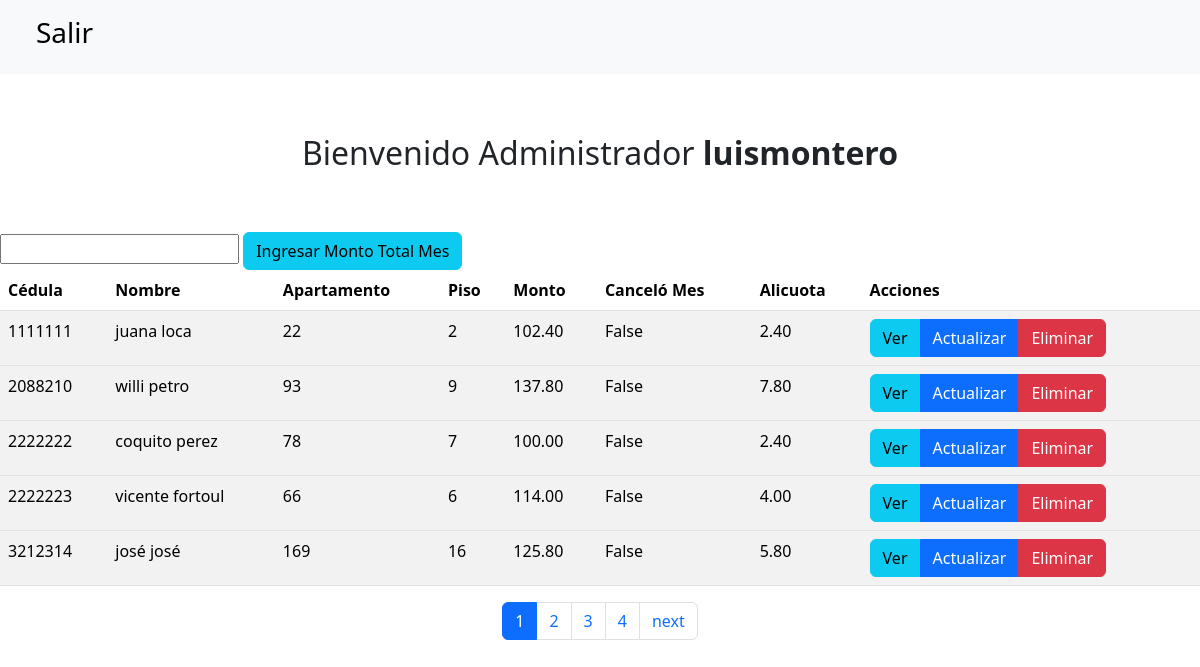
The app's page /muestra/ (signed in) with its own data.
### pago_condominio/models.py (models this page shows, shortened)
class User(AbstractUser):
    cedula = models.CharField(max_length=12)
    nombre = models.CharField(max_length=120,)
    apellido = models.CharField(max_length=120)
    email = models.EmailField(max_length=150, unique=True)
    username = models.CharField(max_length=150, unique=True)
    usuario_activo = models.BooleanField(default = True)
    usuario_administrador = models.BooleanField(default = False)
    USERNAME_FIELD = 'username'
    REQUIRED_FIELD = ['email', 'nombre', 'apellido']

class Propietario(models.Model):
    cedula = models.IntegerField(default=0, unique=True)
    nombre = models.CharField(max_length=150)
    apartamento = models.IntegerField(default=0)
    piso = models.IntegerField(default=0)
    monto = models.DecimalField(default=0, max_digits=6, decimal_places=2)
    cancelar = models.BooleanField( default=False)
    alicuota = models.DecimalField(default=0, max_digits=4, decimal_places=2)

### pago_condominio/views.py (the view)
# urls.py: path('muestra/', views.PropietarioLista, name='muestra'),
@login_required
def  PropietarioLista(request):
    model = Propietario
    propietarios =  Propietario.objects.order_by('cedula')
    cantidad =Propietario.objects.count()
    print(cantidad)
    page_number = request.GET.get('page')
    paginator = Paginator(propietarios, 5)
    print(page_number)
    try:
       page_obj = paginator.page(page_number)
    except PageNotAnInteger:
        page_obj = paginator.page(1)
    except EmptyPage:
        page_obj = paginator.page(paginator.num_pages)
    contexto = {
          'propietarios' : propietarios,
          'page_obj': page_obj,
          'cantidad': cantidad,
    }
    return render(request, 'propietarios/muestra.html', contexto)

### pago_condominio/templates/propietarios/muestra.html (shortened to what this page needs)
<!DOCTYPE html>
<html>
    <head>
        <link rel="stylesheet" href="">
        {% load bootstrap5 %}
        {% bootstrap_css %}
        {% load static %}
    </head>
    <body>
    <nav class="navbar navbar-expand-lg bg-light">
      <div class="container-fluid">
        <div class="collapse navbar-collapse" id="navbarSupportedContent">
          <ul class="navbar-nav me-auto mb-2 mb-lg-0">
            <li class="nav-item">
              <a class="nav-link active" aria-current="page" href="{% url 'logout' %}"><h3>Salir</h3></a>
            </li>
          </ul>
        </div>
      </div>
    </nav>
    {% if user.is_authenticated %}
      <div class = "titulo"><h2>Bienvenido Administrador<strong>  {{user.username}} </strong></h2></div>
        <form action = 'saldos' method = 'POST'>
            <input type = 'number' name = 'saldos' >
            <td><input type = 'submit' name = 'enviar' value = 'Ingresar Monto Total Mes' class = "btn btn-info"></td>
        </form>
      <table class="table table-striped table-hover">
          <thead>
            <tr>
              <th>Cédula</th>
              <th>Nombre</th>
              <th>Apartamento</th>
              <th>Piso</th>
              <th>Monto</th>
              <th>Canceló Mes</th>
              <th>Alicuota</th>
              <th>Acciones</th>
            </tr>
          </thead>
            {% for item in page_obj %}
              <tbody>
                <tr>
                  <td>{{item.cedula}}</td>
                  <td>{{item.nombre}}</td>
                  <td>{{item.apartamento}}</td>
                  <td>{{item.piso}}</td>
                  <td>{{item.monto}}</td>
                  <td>{{item.cancelar}}</td>
                  <td>{{item.alicuota}}</td>
                  <td>
                    <form action = "elimina/{{item.id}}" method = "GET">
                      <div class="btn-group">
                          <a href="/detalle/{{item.id}}" title = "Ver" type="button" class = "btn btn-info">Ver</a>
                          <a href="/actualiza/{{item.id}}" title = "Actualizar" type="button" class = "btn btn-primary">Actualizar</a>
                          <a href="/elimina/{{item.id}}" title = "Actualizar" type="button" class = "btn btn-danger">Eliminar</a>
                      </div>
                    </form>
                  </td>
                </tr>
            {% endfor %}
            </tbody>
      </table>
    {% endif %}
    <nav aria-label="Page navigation example">
      <ul class="pagination justify-content-center">
      {% for page in page_obj.paginator.page_range %}
        <li class = "page-item {% if page_obj.number == page %}active{% endif %}"><a class="page-link" href = "?page={{page}}">{{page}}</a></li>
      {% endfor %}
      {% if page_obj.has_next %}
        <li class="page-item">
          <a class="page-link" href="?page={{ page_obj.next_page_number }}">next</a>
        </li>
      {% endif %}
      </ul>
    </nav>
    </body>
</html>

### pago_condominio/templates/propietarios/muestra.html (style rules this page uses)
.titulo { text-align: center; margin: 60px 0px 60px 0px; }

### records on screen
User: username "luismontero"
Propietario: cedula "1111111", nombre "juana loca", apartamento "22", piso "2", monto "102.40", cancelar "False", alicuota "2.40"
Propietario: cedula "2088210", nombre "willi petro", apartamento "93", piso "9", monto "137.80", cancelar "False", alicuota "7.80"
Propietario: cedula "2222222", nombre "coquito perez", apartamento "78", piso "7", monto "100.00", cancelar "False", alicuota "2.40"
Propietario: cedula "2222223", nombre "vicente fortoul", apartamento "66", piso "6", monto "114.00", cancelar "False", alicuota "4.00"
Propietario: cedula "3212314", nombre "josé josé", apartamento "169", piso "16", monto "125.80", cancelar "False", alicuota "5.80"

### other values on screen
{{ page }} "1" "2" "3" "4"
